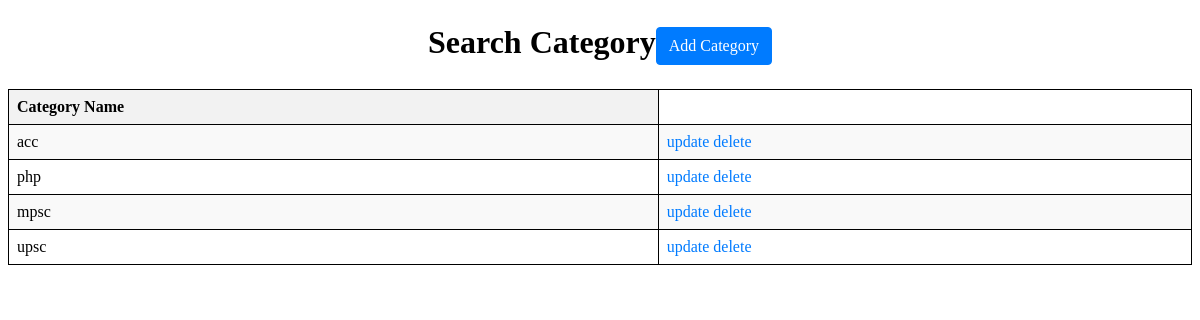
Screenshot of /searchcategory (signed in) with the database file from the repository.
### construction/models.py (models this page shows, shortened)
class Category (models.Model):
    categoryid = models.AutoField(primary_key=True)
    categoryname = models.CharField(max_length=50)

### construction/middlewares.py (the view)
    def wrapped_view (request,*args,**kwargs):
        if request.user.is_authenticated==False:
            return redirect('login')
        return view_function(request,*args,**kwargs)

### construction/views.py (called while the page is built)
@auth
def searchcategory(request):
    categorys = Category.objects.all()
    return render(request, "searchcategory.html", {'categorys': categorys})

### construction/templates/searchcategory.html (shortened to what this page needs)
<h1 class="m-4 text-center">Search Category<a href="/createcategory" class="btn btn-primary">Add Category</a></h1>
<table border="2">
    <tr align="center">
        <th>Category Name</th>
    </tr>
    {%for i in categorys %}
    <tr align="center">
        <td>{{i.categoryname}}</td>
        <td> <a href="/updatecategory/{{i.categoryid}}"> update</a>
            <a href="/deletecategory/{{i.categoryid}}"> delete</a></td>
    </tr>
    {% endfor %}
</table>
</body>
</html>

### construction/templates/searchcategory.html (style rules this page uses)
.m-4 { margin: 1.5rem; }
.text-center { text-align: center; }
.btn { display: inline-block; font-weight: 400; color: #fff; text-align: center; vertical-align: middle; user-select: none; background-color: #007bff; border: 1px solid transparent; padding: 0.375rem 0.75rem; font-size: 1rem; line-height: 1.5; border-radius: 0.25rem; text-decoration: none; }
.btn-primary { background-color: #007bff; border-color: #007bff; }
table { width: 100%; border-collapse: collapse; margin-top: 20px; }
table, th, td { border: 1px solid black; }
th, td { padding: 8px; text-align: left; }
th { background-color: #f2f2f2; }
tr:nth-child(even) { background-color: #f9f9f9; }
a { color: #007bff; text-decoration: none; }

### rows the page displays
Category: categoryname "acc"
Category: categoryname "php"
Category: categoryname "mpsc"
Category: categoryname "upsc"
